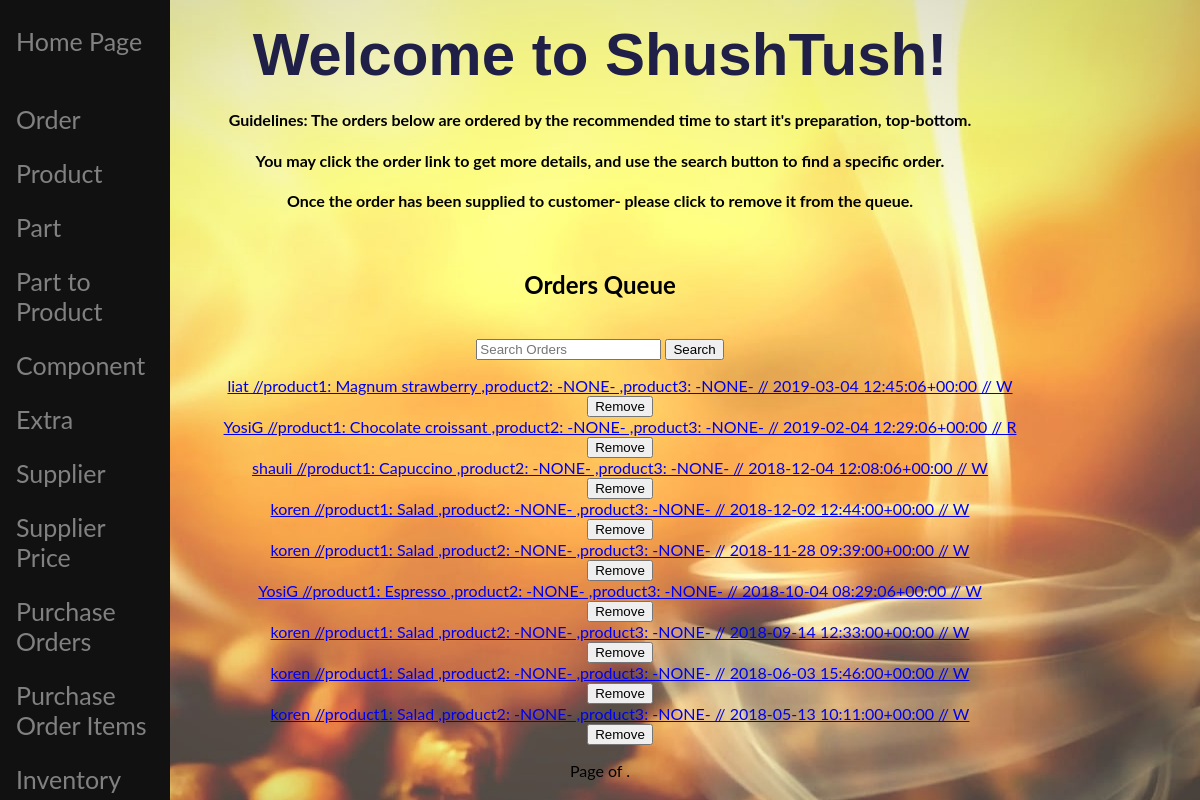
Page /polls/adminsite/ on the committed database.
### polls/models.py (models this page shows, shortened)
class Order(models.Model):
    user = models.ForeignKey(User, on_delete=models.CASCADE)  # costumer ID
    orderDate = models.DateTimeField(auto_now_add=True)  # the date of order creation
    orderPick=models.DateTimeField(blank=True, default=now)
    ORDER_STATUS = (
        ('W', 'WAITING'),
        ('R', 'READY'),
        ('T', 'TAKE'),
    )
    orderStatus = models.CharField(max_length=1, choices=ORDER_STATUS, default='WAITING')
    remarks = models.CharField(max_length=300, default="-none-")  # remarks of the order
    ifSupplied = models.BooleanField(default=False)
    product1 = models.ForeignKey(Product, null=False, on_delete=models.CASCADE, related_name="pro1")  # product ID
    product2 = models.ForeignKey(Product, on_delete=models.CASCADE, related_name="pro2", default=None, null=True, blank=True)  # product ID
    product3 = models.ForeignKey(Product, on_delete=models.CASCADE, related_name="pro3", default=None, null=True, blank=True)  # product ID
    extra1 = models.ForeignKey(NewExtra, on_delete=models.CASCADE, related_name="ex1", default=None, null=True, blank=True)  # extra1 if have
    extra2 = models.ForeignKey(NewExtra, on_delete=models.CASCADE, related_name="ex2", default=None, null=True, blank=True)  # extra2 if have
    extra3 = models.ForeignKey(NewExtra, on_delete=models.CASCADE, related_name="ex3", default=None, null=True, blank=True)  # extra3 if have
    extra4 = models.ForeignKey(NewExtra, on_delete=models.CASCADE, related_name="ex4", default=None, null=True, blank=True)  # extra4 if have
    extra5 = models.ForeignKey(NewExtra, on_delete=models.CASCADE, related_name="ex5", default=None, null=True, blank=True)  # extra5 if have
    component1 = models.ForeignKey(Components, on_delete=models.CASCADE, related_name="comp1", null=True, blank=True,)  # component1 if have
    component2 = models.ForeignKey(Components, on_delete=models.CASCADE, related_name="comp2", default=None, null=True, blank=True)  # component2 if have
    component3 = models.ForeignKey(Components, on_delete=models.CASCADE, related_name="comp3", default=None, null=True, blank=True)  # component3 if have
    component4 = models.ForeignKey(Components, on_delete=models.CASCADE, related_name="comp4", default=None, null=True, blank=True)  # component4 if have
    component5 = models.ForeignKey(Components, on_delete=models.CASCADE, related_name="comp5", default=None, null=True, blank=True)  # component5 if have
    def get_name(self):
        return str(self.user) + " //product1: " + str(self.product1) + " ,product2: " + str(self.product2) \
               + " ,product3: " + str(self.product3) + " // " + str(self.orderPick) + " // " + str(self.orderStatus)

class Product(models.Model):
    pdes = models.CharField(max_length=48)  # description
    price = models.IntegerField(default=0)  # price of product
    prep = models.FloatField(default=0.0)  # time for preparation
    slug = models.SlugField(default="STRING")
    def __str__(self):
        return self.pdes
    class Meta:
        ordering = ('pdes',)

### polls/views.py (the view)
class AdminView(generic.ListView):
    template_name = 'polls/adminsite.html'
    context_object_name = 'all_orders'
    def get_queryset(self):
        return Order.objects.filter(
            Q(ifSupplied=False)
        ).order_by('-orderPick')

### polls/models.py (called while the page is built)
def get_first_name(self):
    return str(self.username)

### polls/templates/polls/adminsite.html (shortened to what this page needs)
{% extends 'polls/base.html' %}
{% block body %}
<h1 align="center">Welcome to ShushTush!</h1>
<h4 align="center">Guidelines: The orders below are ordered by the recommended time to start it's preparation, top-bottom.</h4>
<h4 align="center">You may click the order link to get more details, and use the search button to find a specific order.</h4>
<h4 align="center">Once the order has been supplied to customer- please click to remove it from the queue.</h4>
<br>
<h2 align="center">Orders Queue</h2>
    <br>
    <form class="form-inline my-2 my-lg-1" method="GET" action="{% url 'polls:queue_search' %}" align="center">
                <input type="text" class="form-control mr-sm-2" name="q" value="{{ request.GET.q }}"
                       placeholder="Search Orders" aria-label="Search">
                <input type="submit" value="Search"></input>
    </form>
    <ul align="center">
            {% for order in all_orders %}
                    <li class="list-group-item"><a href="{% url 'polls:order_detail' order.pk %}">{{ order.get_name }}</a></li>
                        <form action="{% url 'polls:queue_update' order.pk %}">
                            <input type="submit" value="Remove" />
                        </form>
            {% endfor %}
    </ul>
    <div class="pagination" align="center">
            <span class="step-links">
                <span class="current">
                    Page {{ all_orders.number }} of {{ all_orders.paginator.num_pages }}.
                </span>
            </span>
    </div>
{% endblock %}

### polls/static/polls/style.css (style rules this page uses)
body { background: center url("images/pic4.jpg"); font-family: "Lato", sans-serif; }

### polls/templates/polls/base.html (style rules this page uses)
html, body { font-family: "Lato", sans-serif; }
* { margin: 5; padding: 7; }
h1 { font-family: Arial, Helvetica, sans-serif; font-size:60px; margin-top: 20px; color: #1f1f47; margin-bottom: 10px; }

### rows in the picture
Order: get_name "liat //product1: Magnum strawberry ,product2: -NONE- ,product3: -NONE- // 2019-03-04 12:45:06+00:00 // W"
Order: get_name "YosiG //product1: Chocolate croissant ,product2: -NONE- ,product3: -NONE- // 2019-02-04 12:29:06+00:00 // R"
Order: get_name "shauli //product1: Capuccino ,product2: -NONE- ,product3: -NONE- // 2018-12-04 12:08:06+00:00 // W"
Order: get_name "koren //product1: Salad ,product2: -NONE- ,product3: -NONE- // 2018-12-02 12:44:00+00:00 // W"
Order: get_name "koren //product1: Salad ,product2: -NONE- ,product3: -NONE- // 2018-11-28 09:39:00+00:00 // W"
Order: get_name "YosiG //product1: Espresso ,product2: -NONE- ,product3: -NONE- // 2018-10-04 08:29:06+00:00 // W"
Order: get_name "koren //product1: Salad ,product2: -NONE- ,product3: -NONE- // 2018-09-14 12:33:00+00:00 // W"
Order: get_name "koren //product1: Salad ,product2: -NONE- ,product3: -NONE- // 2018-06-03 15:46:00+00:00 // W"
Order: get_name "koren //product1: Salad ,product2: -NONE- ,product3: -NONE- // 2018-05-13 10:11:00+00:00 // W"
